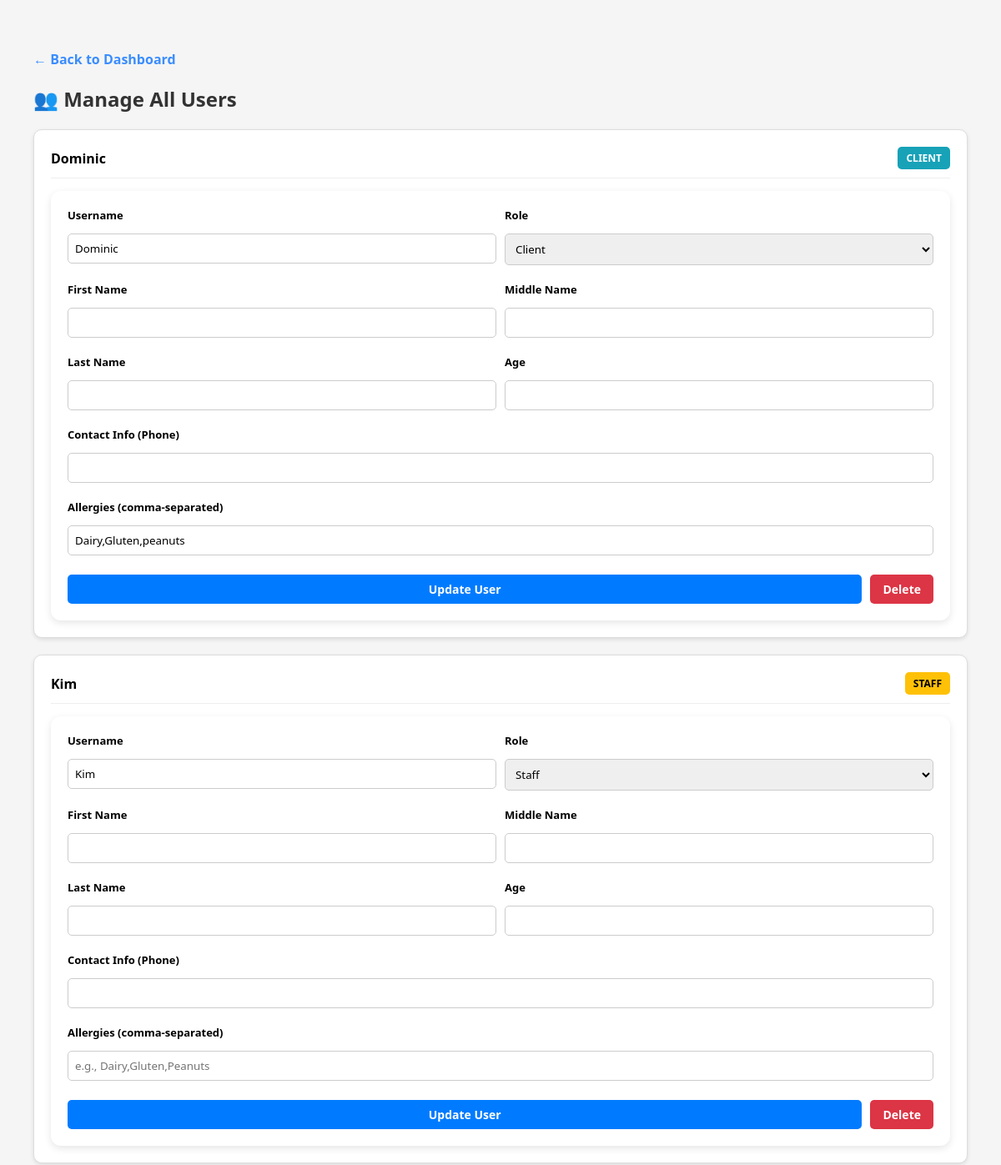
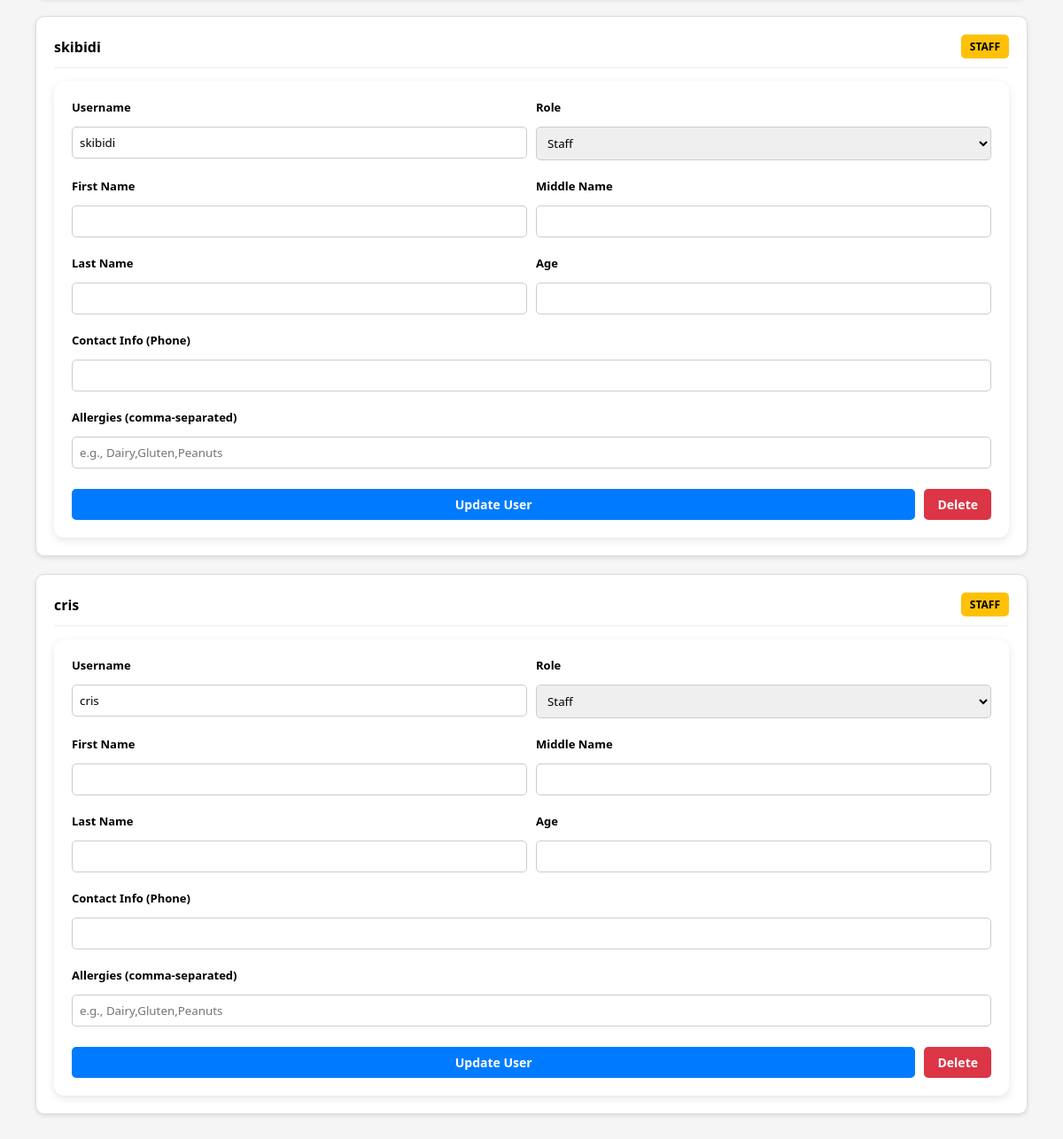
The app's page /view_users.php (signed in) with its own data (2 pictures, top to bottom).
### tables this page shows
CREATE TABLE `users` (
  `id` int(11) NOT NULL,
  `username` varchar(100) DEFAULT NULL,
  `password` varchar(255) DEFAULT NULL,
  `role` enum('admin','staff','client') DEFAULT 'client',
  `first_name` varchar(100) DEFAULT NULL,
  `middle_name` varchar(100) DEFAULT NULL,
  `last_name` varchar(100) DEFAULT NULL,
  `age` int(3) DEFAULT NULL,
  `contact_info` varchar(20) DEFAULT NULL,
  `allergies` text DEFAULT NULL,
  `created_at` timestamp DEFAULT current_timestamp()
);

### view_users.php (the view, shortened to what this page needs)
<?php
include "db.php";
?>
<!DOCTYPE html>
<html lang="en">
<head>
<link rel="stylesheet" href="styles.css">
</head>
<body>
<div class="users-container">
    <a href="admin_dashboard.php" class="back-link">&larr; Back to Dashboard</a>
    <h2>👥 Manage All Users</h2>
    <?php
    $stmt = $conn->prepare("SELECT id, username, role, first_name, middle_name, last_name, age, contact_info, allergies FROM users WHERE role != 'admin' ORDER BY created_at DESC");
    $stmt->execute();
    $result = $stmt->get_result();
    while($row = $result->fetch_assoc()){
        $role_class = "role-" . $row['role'];
        $full_name = trim(($row['first_name'] ?? '') . " " . ($row['middle_name'] ?? '') . " " . ($row['last_name'] ?? ''));
        $display_name = $full_name ?: htmlspecialchars($row['username']);
        echo "<div class='user-card'>
                <div class='user-header'>
                    <span class='user-name'>$display_name</span>
                    <span class='user-role $role_class'>" . strtoupper($row['role']) . "</span>
                </div>
                <form method='post' style='margin:0;'>
                    <input type='hidden' name='id' value='{$row['id']}'>
                    <div class='form-row'>
                        <div class='form-group'>
                            <label>Username</label>
                            <input type='text' name='username' value='".htmlspecialchars($row['username'])."' required>
                        </div>
                        <div class='form-group'>
                            <label>Role</label>
                            <select name='role'>
                                <option value='staff' " . ($row['role']=='staff'?'selected':'') . ">Staff</option>
                                <option value='client' " . ($row['role']=='client'?'selected':'') . ">Client</option>
                            </select>
                        </div>
                    </div>
                    <div class='form-row'>
                        <div class='form-group'>
                            <label>First Name</label>
                            <input type='text' name='first_name' value='".htmlspecialchars($row['first_name'] ?? '')."'>
                        </div>
                        <div class='form-group'>
                            <label>Middle Name</label>
                            <input type='text' name='middle_name' value='".htmlspecialchars($row['middle_name'] ?? '')."'>
                        </div>
                    </div>
                    <div class='form-row'>
                        <div class='form-group'>
                            <label>Last Name</label>
                            <input type='text' name='last_name' value='".htmlspecialchars($row['last_name'] ?? '')."'>
                        </div>
                        <div class='form-group'>
                            <label>Age</label>
                            <input type='number' name='age' value='".htmlspecialchars($row['age'] ?? '')."' min='1' max='120'>
                        </div>
                    </div>
                    <div class='form-group'>
                        <label>Contact Info (Phone)</label>
                        <input type='tel' name='contact_info' value='".htmlspecialchars($row['contact_info'] ?? '')."'>
                    </div>
                    <div class='form-group'>
                        <label>Allergies (comma-separated)</label>
                        <input type='text' name='allergies' value='".htmlspecialchars($row['allergies'] ?? '')."' placeholder='e.g., Dairy,Gluten,Peanuts'>
                    </div>
                    <div class='btn-group'>
                        <button type='submit' name='edit' class='btn btn-update'>Update User</button>
                        <a href='?del={$row['id']}' class='btn btn-delete' onclick=\"return confirm('Are you sure you want to delete this user?')\">Delete</a>
                    </div>
                </form>
              </div>";
    }
    ?>
</div>
</body>
</html>

### styles.css (style rules this page uses)
* { margin:0; padding:0; box-sizing:border-box; font-family: 'Segoe UI', Tahoma, Geneva, Verdana, sans-serif; }
body { background:#f5f5f5; padding:20px; }
h2, h3 { color:#333; margin-bottom:20px; }
button, .btn { padding:10px 20px; border:none; border-radius:8px; background:#3A8DFF; color:#fff; cursor:pointer; transition:0.3s; text-decoration:none; display:inline-block; font-size:14px; }
a { text-decoration:none; color:#3A8DFF; transition:0.3s; }
form { background:#fff; padding:20px; border-radius:12px; box-shadow:0 3px 10px rgba(0,0,0,0.1); margin-bottom:20px; }
input, select, textarea { width:100%; padding:12px; margin:8px 0; border:1px solid #ccc; border-radius:8px; outline:none; transition:0.3s; }

### view_users.php (style rules this page uses)
.users-container { max-width: 1200px; margin: 20px auto; padding: 20px; }
.back-link { display: inline-block; margin-bottom: 20px; color: #3A8DFF; text-decoration: none; font-weight: bold; }
.user-card { border: 1px solid #ddd; padding: 20px; margin-bottom: 20px; border-radius: 10px; background: #fff; box-shadow: 0 2px 5px rgba(0,0,0,0.1); }
.user-header { display: flex; justify-content: space-between; align-items: center; margin-bottom: 15px; padding-bottom: 10px; border-bottom: 1px solid #eee; }
.user-name { font-weight: bold; font-size: 16px; }
.user-role { padding: 5px 10px; border-radius: 5px; font-size: 12px; font-weight: bold; }
.role-staff { background: #ffc107; color: black; }
.role-client { background: #17a2b8; color: white; }
.form-group { margin-bottom: 12px; }
.form-group label { display: block; margin-bottom: 5px; font-weight: bold; font-size: 13px; }
.form-group input, .form-group select { width: 100%; padding: 8px; border: 1px solid #ccc; border-radius: 5px; }
.form-row { display: grid; grid-template-columns: 1fr 1fr; gap: 10px; }
.btn-group { display: flex; gap: 10px; margin-top: 15px; }
.btn { padding: 8px 15px; border: none; border-radius: 5px; cursor: pointer; font-weight: bold; }
.btn-update { background: #007bff; color: white; flex: 1; }
.btn-delete { background: #dc3545; color: white; }

### records on screen
users: username "Dominic", role "CLIENT", role "Client", allergies "Dairy,Gluten,peanuts"
users: username "Kim", role "STAFF", role "Staff"
users: username "skibidi", role "STAFF", role "Staff"
users: username "cris", role "STAFF", role "Staff"
